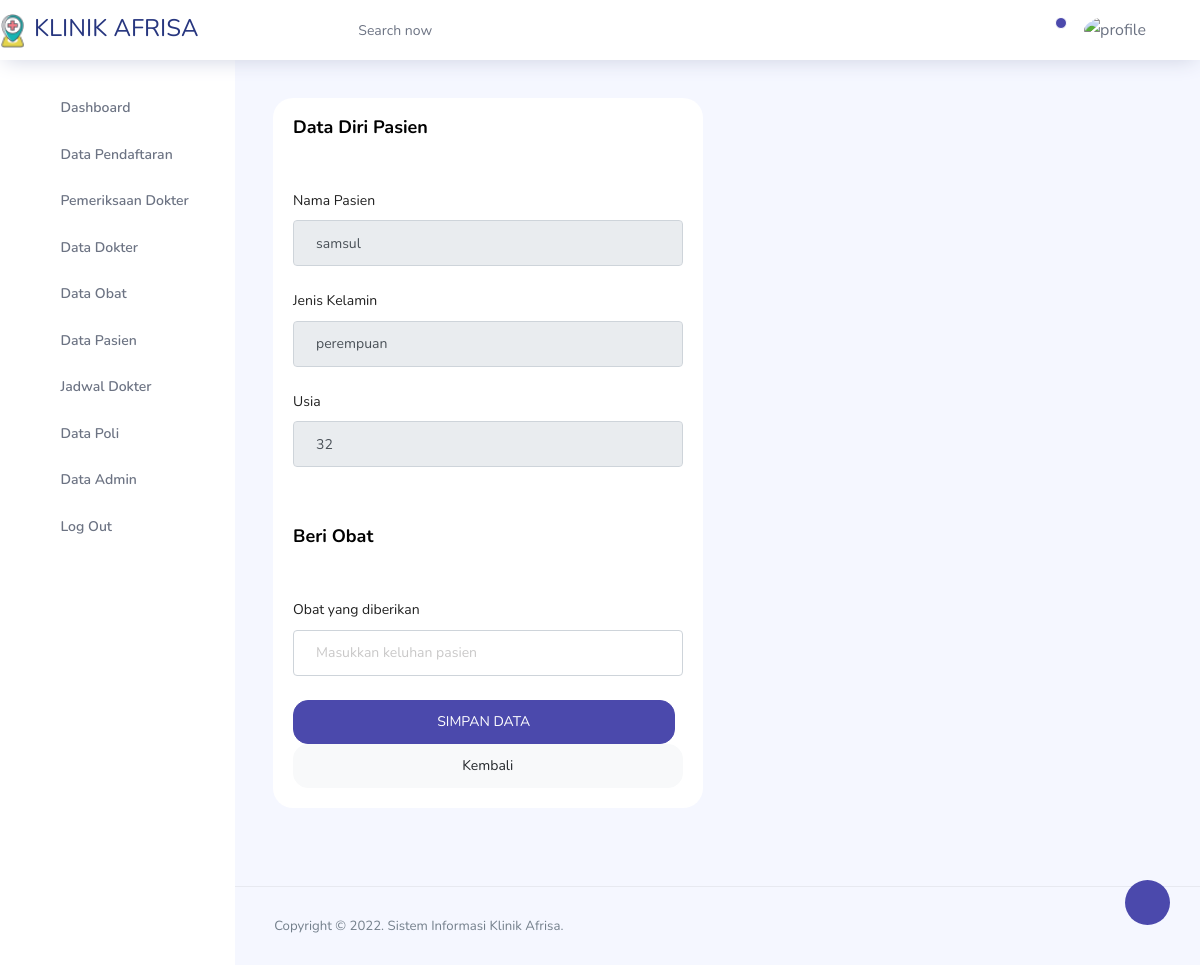
The app's page /admin/admin/beri_obat.php?id_user=pasien6964 with its own data.
### tables this page shows
CREATE TABLE `pasien` (
  `id_user` varchar(10) NOT NULL,
  `nama_pasien` varchar(100) NOT NULL,
  `alamat` varchar(50) NOT NULL,
  `no_hp` varchar(14) NOT NULL,
  `username` varchar(50) NOT NULL,
  `password` text NOT NULL,
  `level` varchar(15) NOT NULL,
  `gambar` text NOT NULL,
  `jenis_kelamin` varchar(55) NOT NULL,
  `usia` int(11) NOT NULL,
  `tgl_lahir` date NOT NULL
);

### admin/admin/beri_obat.php (the view, shortened to what this page needs)
<?php
include 'template/header.php';
include 'template/navbar.php';
?>
<div class="main-panel">
    <div class="content-wrapper">
        <div class="row">
            <div class="col-md-6 grid-margin stretch-card">
                <div class="card">
                    <?php
                    $id_user = $_GET['id_user'];
                    $sql = mysqli_query($kon, "SELECT * FROM pasien WHERE id_user='$id_user'");
                    if (mysqli_num_rows($sql) == 0) {
                        header("Location: datapasien.php");
                    } else {
                        $row = mysqli_fetch_assoc($sql);
                    }
                    ?>
                    <div class="card-body">
                        <h4 class="card-title">Data Diri Pasien</h4>
                        <p class="card-description">
                            <BR>
                        </p>
                        <form class="form-horizontal style-form" action="" method="post" enctype="multipart/form-data" name="form1" id="form1">
                            <div class="form-group">
                                <label for="exampleInputEmail1">Nama Pasien</label>
                                <input type="text" class="form-control" id="nama_pasien" name="nama_pasien" value="<?php echo $row['nama_pasien']; ?>" placeholder="Enter Full Name" readonly>
                            </div>
                            <div class="form-group">
                                <label for="exampleInputEmail1">Jenis Kelamin</label>
                                <input type="text" class="form-control" id="jenis_kelamin" name="jenis_kelamin" value="<?php echo $row['jenis_kelamin']; ?>" placeholder="Enter Full Name" readonly>
                            </div>
                            <div class="form-group">
                                <label for="exampleInputEmail1">Usia</label>
                                <input type="text" class="form-control" id="usia" name="usia" value="<?php echo $row['usia']; ?>" placeholder="usia" readonly>
                            </div>
                        </form>
                    </div>
                    <div class="card-body">
                        <h4 class="card-title">Beri Obat</h4>
                        <p class="card-description">
                            <BR>
                        </p>
                        <form class="form-horizontal style-form" action="" method="post" enctype="multipart/form-data" name="form1" id="form1">
                            <div class="row clearfix">
                                <div class="col-lg-12 col-md-12 col-sm-12 col-xs-12">
                                    <div class="card">
                                        <form class="forms-sample" action="Konfirmasi_pemeriksaan.php" method="post">
                                            <div class="form-group">
                                                <label for="exampleInputEmail1">Obat yang diberikan</label>
                                                <input type="text" class="form-control" id="nama_beri_obat" name="nama_beri_obat" placeholder="Masukkan keluhan pasien">
                                            </div>
                                            <button type="submit" name="simpan" class="btn btn-primary mr-2">SIMPAN DATA</button>
                                            <button class="btn btn-light">Kembali</button>
                                        </form>
                                    </div>
                                </div>
                            </div>
                        </form>
                    </div>
                </div>
            </div>
        </div>
    </div>
    <?php include 'template/footer.php'; ?>
</div>
</div>
</div>
</body>
</html>

### records on screen
pasien: nama_pasien "samsul", jenis_kelamin "perempuan", usia "32"
